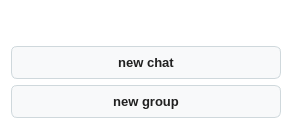
<?xml version="1.0" encoding="UTF-8"?>
<ui version="4.0">
 <class>popupCard</class>
 <widget class="QWidget" name="popupCard">
  <property name="geometry">
   <rect>
    <x>0</x>
    <y>0</y>
    <width>292</width>
    <height>135</height>
   </rect>
  </property>
  <property name="windowTitle">
   <string>Form</string>
  </property>
  <property name="styleSheet">
   <string notr="true">/* Фон и закругление самой карточки */
QWidget#popupCard {
    background-color: #ffffff;
    border-radius: 10px;
}

/* Основные кнопки выбора (new chat, new group) */
QWidget#popupCard QPushButton {
    background-color: #f8f9fa;
    color: #212121;
    border: 1px solid #cfd8dc;
    padding: 8px 16px;
    border-radius: 6px;
    font-size: 13px;
    font-weight: bold;
}

QWidget#popupCard QPushButton:hover {
    background-color: #e3f2fd;
    border: 1px solid #64b5f6;
    color: #0d47a1;
}

QWidget#popupCard QPushButton:pressed {
    background-color: #bbdefb;
}

/* Аккуратная кнопка закрытия (крестик) */
QWidget#popupCard QPushButton#close_btn {
    background-color: transparent;
    border: none;
    border-radius: 4px;
    padding: 4px;
}

QWidget#popupCard QPushButton#close_btn:hover {
    background-color: #ffebee;
}
</string>
  </property>
  <layout class="QVBoxLayout" name="verticalLayout_3">
   <item>
    <layout class="QVBoxLayout" name="verticalLayout_2" stretch="1,8">
     <item>
      <layout class="QHBoxLayout" name="horizontalLayout" stretch="0,1">
       <item>
        <spacer name="horizontalSpacer">
         <property name="orientation">
          <enum>Qt::Orientation::Horizontal</enum>
         </property>
         <property name="sizeHint" stdset="0">
          <size>
           <width>300</width>
           <height>20</height>
          </size>
         </property>
        </spacer>
       </item>
       <item>
        <widget class="QPushButton" name="close_btn">
         <property name="text">
          <string/>
         </property>
         <property name="icon">
          <iconset>
           <normaloff>../photo/крест.jpg</normaloff>../photo/крест.jpg</iconset>
         </property>
        </widget>
       </item>
      </layout>
     </item>
     <item>
      <layout class="QVBoxLayout" name="verticalLayout">
       <item>
        <widget class="QPushButton" name="newChat_btn">
         <property name="text">
          <string>new chat</string>
         </property>
        </widget>
       </item>
       <item>
        <widget class="QPushButton" name="newGroup_btn">
         <property name="text">
          <string>new group</string>
         </property>
        </widget>
       </item>
      </layout>
     </item>
    </layout>
   </item>
  </layout>
 </widget>
 <resources/>
 <connections/>
</ui>
